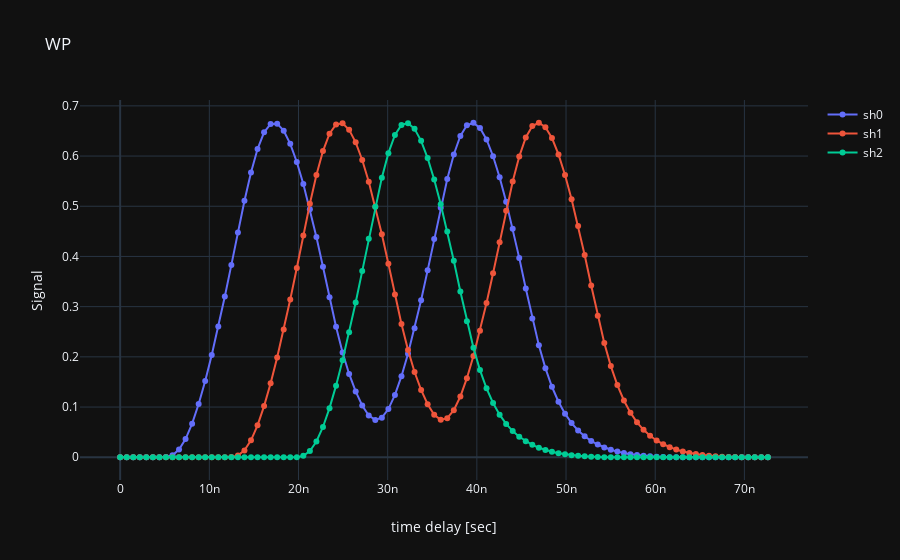

Notebook cell for this chart:
### Code cell
data = [None] * shutter_per_cycle # Generate blank list with length equal number of shutters
for i in range(shutter_per_cycle):
    data[i] = go.Scatter(x=shutters['dt'], y=shutters['sh_comb'+str(i)],
                          mode='lines+markers',  # Select 'lines', 'markers' or 'lines+markers'
                          name='sh'+str(i))

layout = dict(title='WP - comb',
              xaxis=dict(title='time delay [sec]',type='linear'),  # Select 'log' or 'linear'
              yaxis=dict(title='Signal',type='linear'),  # Select 'log' or 'linear'
              template='plotly_dark')

iplot(dict(data=data, layout=layout))
